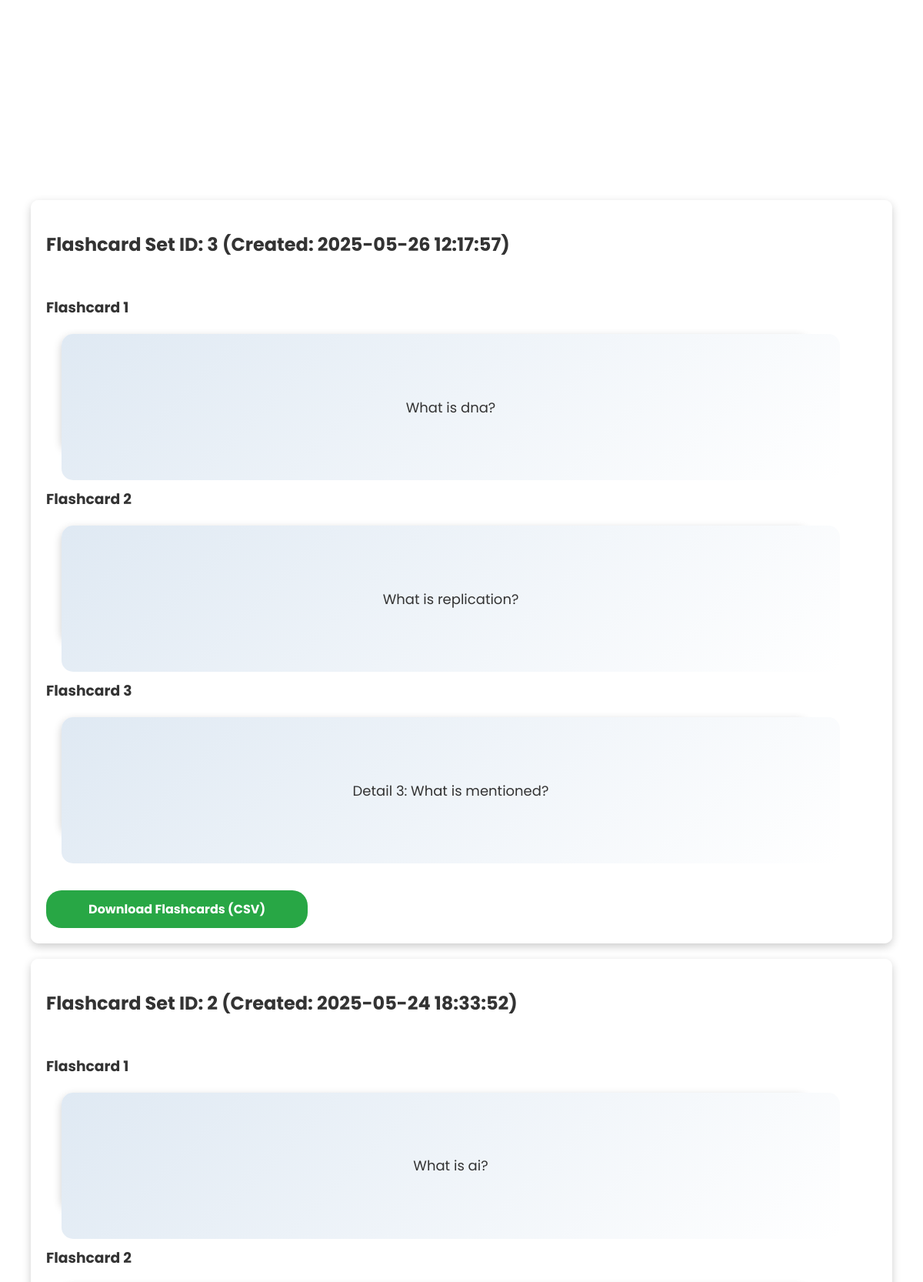
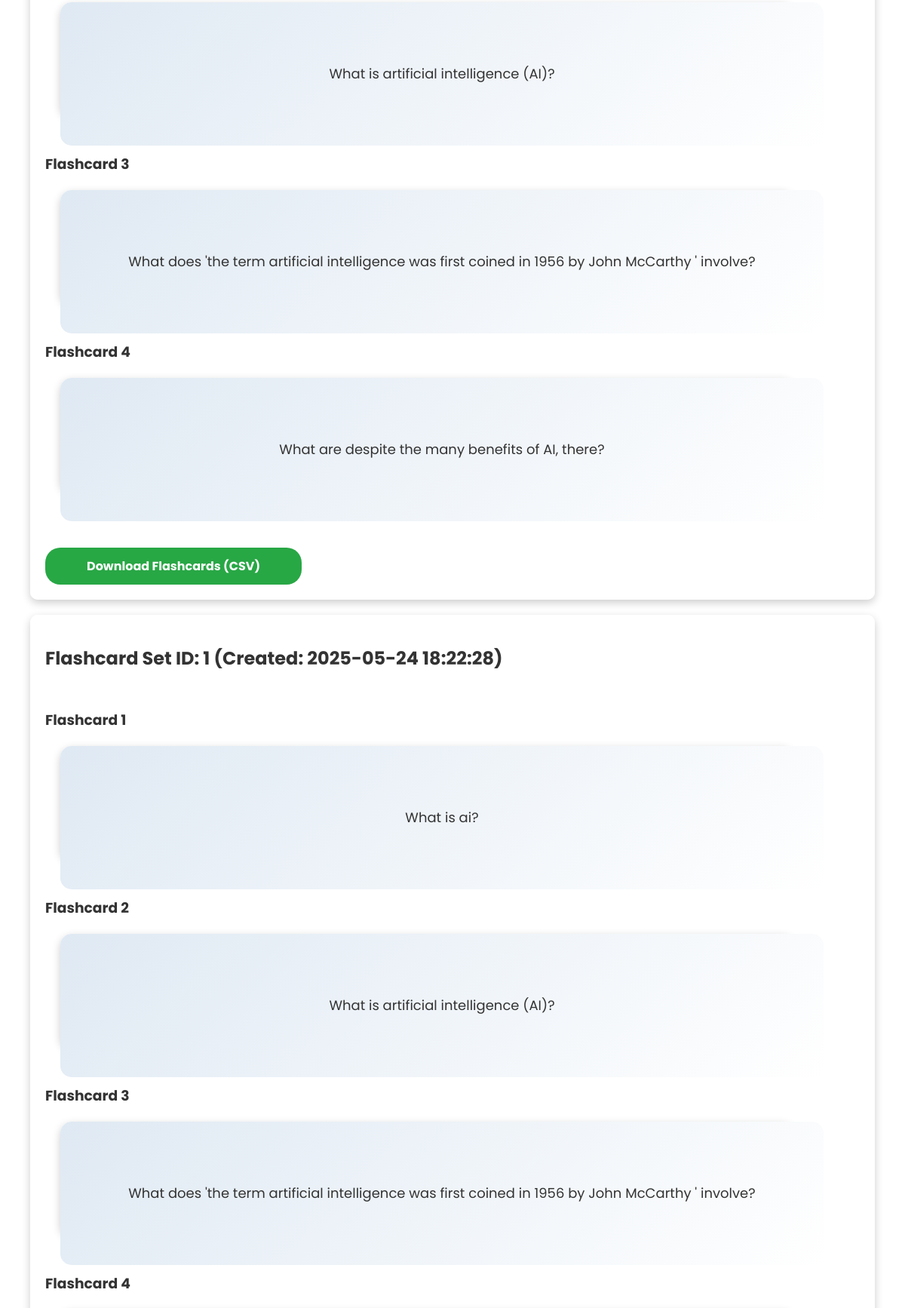
The app's page /flashcards (signed in, upper part) with its own data (2 pictures, top to bottom).
### tables this page shows
CREATE TABLE notes (
        id INTEGER PRIMARY KEY AUTOINCREMENT,
        user_id INTEGER NOT NULL,
        summary TEXT NOT NULL,
        keywords TEXT,
        questions TEXT,
        flashcards TEXT,
        created_at TIMESTAMP DEFAULT CURRENT_TIMESTAMP, user_note_id INTEGER,
        FOREIGN KEY (user_id) REFERENCES users(id)
    );

### app.py (the view)
@app.route('/flashcards')
def view_flashcards():
    if 'user_id' not in session:
        return redirect(url_for('home'))
    conn = sqlite3.connect('users.db')
    cursor = conn.cursor()
    cursor.execute("PRAGMA table_info(notes)")
    columns = [info[1] for info in cursor.fetchall()]
    use_user_note_id = 'user_note_id' in columns
    if use_user_note_id:
        cursor.execute("SELECT user_note_id, flashcards, created_at FROM notes WHERE user_id = ? AND flashcards IS NOT NULL ORDER BY created_at DESC", (session['user_id'],))
    else:
        cursor.execute("SELECT id, flashcards, created_at FROM notes WHERE user_id = ? AND flashcards IS NOT NULL ORDER BY created_at DESC", (session['user_id'],))
    saved_flashcards = cursor.fetchall()
    conn.close()
    flashcard_sets = []
    for note in saved_flashcards:
        flashcard_sets.append({
            'user_note_id': note[0],
            'flashcards': json.loads(note[1]) if note[1] else [],
            'created_at': note[2]
        })
    return render_template('flashcards.html', flashcard_sets=flashcard_sets, username=session.get('username', ''))

### templates/flashcards.html (shortened to what this page needs)
<!DOCTYPE html>
<html lang="en">
<head>
</head>
<body>
    <div class="scrollable-content">
        <div class="main-container">
            <header>
                <nav>
                    <ul class="nav-links">
                        <li><a href="{{ url_for('mainpage') }}">Home</a></li>
                        <li><a href="{{ url_for('view_notes') }}">Notes</a></li>
                        <li><a href="{{ url_for('view_flashcards') }}">FlashCards</a></li>
                        <li><a href="{{ url_for('quiz') }}">Quiz</a></li>
                        {% if 'user_id' in session %}
                            <li class="dropdown">
                                <a href="#" class="dropbtn">Profile</a>
                            </li>
                        {% else %}
                            <li><a href="{{ url_for('login') }}">Login</a></li>
                        {% endif %}
                    </ul>
                </nav>
            </header>
            <div class="content-container">
                <h1 class="title">Saved Flashcards</h1>
                {% if flashcard_sets %}
                    {% for set in flashcard_sets %}
                        <div class="flashcard-container">
                            <h2>Flashcard Set ID: {{ set.user_note_id }} (Created: {{ set.created_at }})</h2>
                            {% for card in set.flashcards %}
                                <h3>Flashcard {{ loop.index }}</h3>
                                <div class="flashcard" id="flashcard-{{ set.user_note_id }}-{{ loop.index }}" onclick="this.classList.toggle('flipped')">
                                    <div class="flashcard-inner">
                                        <div class="flashcard-front">{{ card.front }}</div>
                                        <div class="flashcard-back">{{ card.back }}</div>
                                    </div>
                                </div>
                            {% endfor %}
                            <a href="{{ url_for('download_flashcards', user_note_id=set.user_note_id) }}" class="download-btn">Download Flashcards (CSV)</a>
                        </div>
                    {% endfor %}
                {% else %}
                    <div class="flashcard-container">
                        <p>No flashcards yet. Generate some notes with flashcards to see them here!</p>
                    </div>
                {% endif %}
            </div>
        </div>
    </div>
</body>
</html>

### records on screen
notes: user_note_id "3", created_at "2025-05-26 12:17:57", front "What is dna?" "What is replication?" "Detail 3: What is mentioned?", back "The process is semiconservative, meaning each new DNA molecule contains one original and one new strand." "DNA replication is the biological process of producing two identical replicas of DNA from one original DNA molecule." "This process occurs in all living organisms acting as the most essential part for biological inheritance."
notes: user_note_id "2", created_at "2025-05-24 18:33:52", front "What is ai?" "What is artificial intelligence (AI)?" "What does 'the term artificial intelligence was first coined in 1956 by John McCarthy ' involve?" "What are despite the many benefits of AI, there?", back "Artificial Intelligence AI is a branch of computer science that aims to create machines that can perform tasks that typically require human intelligence." "In conclusion, artificial intelligence is a powerful technology that is shaping the future." "The term artificial intelligence was first coined in 1956 by John McCarthy, and since then, the field has grown significantly, impacting various industries and aspects of daily life." "Despite the many benefits of AI, there are also concerns and challenges."
notes: user_note_id "1", created_at "2025-05-24 18:22:28", front "What is ai?" "What is artificial intelligence (AI)?" "What does 'the term artificial intelligence was first coined in 1956 by John McCarthy ' involve?", back "Artificial Intelligence AI is a branch of computer science that aims to create machines that can perform tasks that typically require human intelligence." "In conclusion, artificial intelligence is a powerful technology that is shaping the future." "The term artificial intelligence was first coined in 1956 by John McCarthy, and since then, the field has grown significantly, impacting various industries and aspects of daily life."
